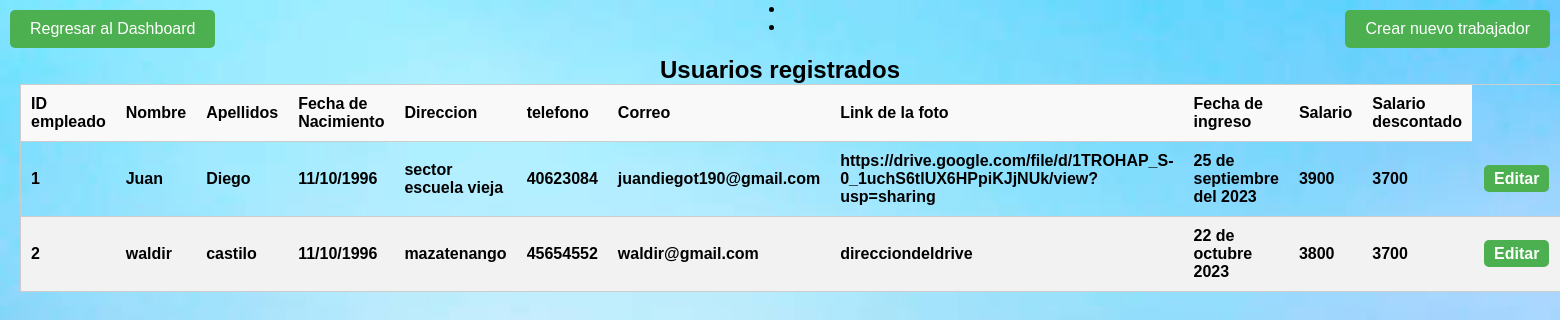
Screenshot of /php/tabla.php with the database file from the repository.
### tables this page shows
CREATE TABLE `users` (
  `id_empleado` int(125) NOT NULL,
  `nombre` varchar(225) NOT NULL,
  `apellido` varchar(225) NOT NULL,
  `fecha_de_nacimiento` varchar(125) NOT NULL,
  `direccion` varchar(125) NOT NULL,
  `telefono` int(125) NOT NULL,
  `correo_electronico` varchar(255) NOT NULL,
  `foto` varchar(255) NOT NULL,
  `fecha_de_ingreso` varchar(255) NOT NULL,
  `salario` int(125) NOT NULL,
  `salario_descontado` int(255) NOT NULL,
  `id_departamento` int(11) NOT NULL,
  `id_empresa` int(11) NOT NULL,
  `id_descuento_bancario` int(11) NOT NULL
);

### php/tabla.php (the view, shortened to what this page needs)
<?php
$con = connection();
$sql = "SELECT * FROM users";
$query = mysqli_query($con, $sql);
?>
<!DOCTYPE html>
<html lang="en">
<head>
    <link href="../css/style.css" rel="stylesheet">
</head>
<li><a href="../php/index.php" class="button">Crear nuevo trabajador</a></li>
<li><a href="../sucursal4.php" class="button1">Regresar al Dashboard</a></li>
<body>
    <div class="users-table">
        <h2>Usuarios registrados</h2>
        <table>
            <thead>
                <tr>
                    <th>ID empleado</th>
                    <th>Nombre</th>
                    <th>Apellidos</th>
                    <th>Fecha de Nacimiento</th>
                    <th>Direccion</th>
                    <th>telefono</th>
                    <th>Correo</th>
                    <th>Link de la foto</th>
                    <th>Fecha de ingreso</th>
                    <th>Salario</th>
                    <th>Salario descontado</th>
                </tr>
            </thead>
            <tbody>
                <?php while ($row = mysqli_fetch_array($query)): ?>
                    <tr>
                        <th>
                            <?= $row['id_empleado'] ?>
                        </th>
                        <th>
                            <?= $row['nombre'] ?>
                        </th>
                        <th>
                            <?= $row['apellido'] ?>
                        </th>
                        <th>
                            <?= $row['fecha_de_nacimiento'] ?>
                        </th>
                        <th>
                            <?= $row['direccion'] ?>
                        </th>
                        <th>
                            <?= $row['telefono'] ?>
                        </th>
                        <th>
                            <?= $row['correo_electronico'] ?>
                        </th>
                        <th>
                            <?= $row['foto'] ?>
                        </th>
                        <th>
                            <?= $row['fecha_de_ingreso'] ?>
                        </th>
                        <th>
                            <?= $row['salario'] ?>
                        </th>
                        <th>
                            <?= $row['salario_descontado'] ?>
                        </th>
                        <th><a href="update.php?id_empleado=<?= $row['id_empleado'] ?>" class="users-table--edit">Editar</a>
                        </th>
                    </tr>
                <?php endwhile; ?>
            </tbody>
        </table>
    </div>
</body>
</html>

### css/style.css (style rules this page uses)
* { box-sizing: border-box; margin: 0; padding: 0; }
body { font-family: Arial, sans-serif; background-image: url('../IMG/fondo.jpg'); background-size: cover; background-repeat: no-repeat; background-attachment: fixed; }
html { font-family: 'Segoe UI', sans-serif; text-align: center; }
a { text-decoration: none; }
.users-table { margin: 20px; font-family: Arial, sans-serif; }
table { width: 100%; border-collapse: collapse; border: 1px solid #ccc; }
thead { background-color: #f9f9f9; }
th, td { padding: 10px; text-align: left; border-bottom: 1px solid #ccc; }
th { font-weight: bold; }
tbody tr:nth-child(even) { background-color: #f2f2f2; }
.users-table--edit, .users-table--delete { text-decoration: none; padding: 5px 10px; margin: 2px; border-radius: 5px; }
.users-table--edit { background-color: #4CAF50; color: #fff; }
.button { display: inline-block; padding: 10px 20px; text-decoration: none; background-color: #4CAF50; color: white; border-radius: 5px; font-size: 16px; }
.button1 { display: inline-block; padding: 10px 20px; text-decoration: none; background-color: #4CAF50; color: white; border-radius: 5px; font-size: 16px; }
.button { position: absolute; top: 10px; right: 10px; }
.button1 { position: absolute; top: 10px; left: 10px; }

### rows the page displays
users: id_empleado "1", nombre "Juan", apellido "Diego", fecha_de_nacimiento "11/10/1996", direccion "sector escuela vieja", telefono "40623084", correo_electronico "juandiegot190@gmail.com", foto "https://drive.google.com/file/d/1TROHAP_S-0_1uchS6tlUX6HPpiKJjNUk/view?usp=sharing", fecha_de_ingreso "25 de septiembre del 2023", salario "3900", salario_descontado "3700"
users: id_empleado "2", nombre "waldir", apellido "castilo", fecha_de_nacimiento "11/10/1996", direccion "mazatenango", telefono "45654552", correo_electronico "waldir@gmail.com", foto "direcciondeldrive", fecha_de_ingreso "22 de octubre 2023", salario "3800", salario_descontado "3700"
